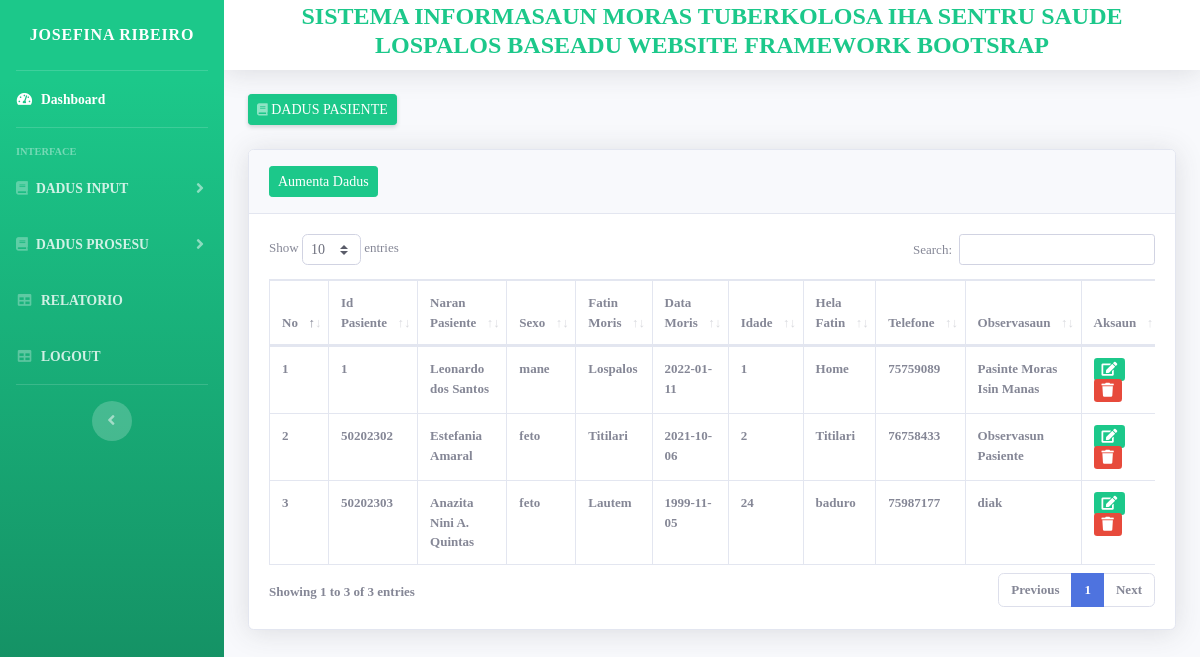
Page /?page=pasiente (signed in) on the committed database.
### tables this page shows
CREATE TABLE `tb_pasiente` (
  `id_pasiente` int(11) NOT NULL,
  `nrn_pasiente` char(100) NOT NULL,
  `sexo_pasiente` enum('mane','feto') NOT NULL,
  `fatin_moris` char(100) NOT NULL,
  `data_moris` date NOT NULL,
  `idade` int(11) NOT NULL,
  `h_fatin_pasiente` char(100) NOT NULL,
  `no_tlp_pasiente` int(11) NOT NULL,
  `obs_pasiente` char(150) NOT NULL
);

### config/function.php (called while the page is built, shortened)
<?php
function mq($sql){
	global $conn;
	return $mq = mysqli_query($conn, $sql);
}
function mfa($qName){
	return $mfa = mysqli_fetch_array($qName);
}
?>

### database/master/pasiente/index.php (the view)
<div class="col-md-12">
	<div class="card shadow mb-4">
		<div class="card-header py-3">
			<a href="?page=aumentaPasiente" class="btn btn-success btn-sm">Aumenta Dadus</a>
		</div>
		<div class="card-body" style="font-size:13px;">
			<div class="table-responsive">
				<table class="table table-bordered" id="dataTable" width="100%" cellspacing="0">
					<thead>
						<tr>
							<th>No</th>
							<th>Id Pasiente</th>
							<th>Naran Pasiente</th>
							<th>Sexo</th>
							<th>Fatin Moris</th>
							<th>Data Moris</th>
							<th>Idade</th>
							<th>Hela Fatin</th>
							<th>Telefone</th>
							<th>Observasaun</th>
							<th>Aksaun</th>
						</tr>
					</thead>
					<tbody>
						<?php
						$query = mq("SELECT * FROM tb_pasiente");
						$no = 1;
						while ($data = mfa($query)) {
							?>
							<tr>
								<td><?= $no++; ?></td>
								<td><?= $data['id_pasiente'] ?></td>
								<td><?= $data['nrn_pasiente'] ?></td>
								<td><?= $data['sexo_pasiente'] ?></td>
								<td><?= $data['fatin_moris'] ?></td>
								<td><?= $data['data_moris'] ?></td>
								<td><?= $data['idade'] ?></td>
								<td><?= $data['h_fatin_pasiente'] ?></td>
								<td><?= $data['no_tlp_pasiente'] ?></td>
								<td><?= $data['obs_pasiente'] ?></td>
								<td>
									<a href="?page=hadiaPasiente&id=<?= $data['id_pasiente'] ?>" class="bg-success text-white btn-sm"><i class="menu-icon fa fa-edit"></i></a>
									<a href="?page=hamosPasiente&id=<?= $data['id_pasiente'] ?>" class="bg-danger text-white btn-sm" onclick="return confirm('Tebes atu hamos <?= $data['nrn_pasiente']; ?>');"><i class="menu-icon fa fa-trash"></i></a>
								</td>
							</tr>
						<?php } ?>
					</tbody>
				</table>
			</div>
		</div>
	</div>
</div>

### template/sidebar.php (shortened to what this page needs)
<ul class="navbar-nav bg-gradient-success sidebar sidebar-dark accordion" id="accordionSidebar">
           <a class="sidebar-brand d-flex align-items-center justify-content-center" href="?page=dashboard">
               <div class="sidebar-brand-text "><?= $dataAdmin['nrn_admin'] ?></div>
           </a>
           <hr class="sidebar-divider my-0">
           <li class="nav-item active">
               <a class="nav-link" href="?page=dashboard">
                   <i class="fas fa-fw fa-tachometer-alt"></i>
                   <span>Dashboard</span></a>
           </li>
           <hr class="sidebar-divider">
           <div class="sidebar-heading">
               Interface
           </div>
           <li class="nav-item">
               <a class="nav-link collapsed" href="#" data-toggle="collapse" data-target="#collapseTwo"
                   aria-expanded="true" aria-controls="collapseTwo">
                   <i class="fas fa-book"></i>
                   <span>DADUS INPUT</span>
               </a>
           </li>
           <li class="nav-item">
               <a class="nav-link collapsed" href="#" data-toggle="collapse" data-target="#collapseOne"
                   aria-expanded="true" aria-controls="collapseOne">
                   <i class="fas fa-book"></i>
                   <span>DADUS PROSESU</span>
               </a>
           </li>
           <li class="nav-item">
               <a class="nav-link" href="?page=relatorio">
                   <i class="fas fa-fw fa-table"></i>
                   <span>RELATORIO</span></a>
           </li>
           <li class="nav-item">
               <a class="nav-link" href="logs/logout.php">
                   <i class="fas fa-fw fa-table"></i>
                   <span>LOGOUT</span></a>
           </li>
           <hr class="sidebar-divider d-none d-md-block">
           <div class="text-center d-none d-md-inline">
               <button class="rounded-circle border-0" id="sidebarToggle"></button>
           </div>
       </ul>

### template/header.php (style rules this page uses)
* { font-family: MV Boli; font-weight: bold; }

### rows in the picture
tb_pasiente: id_pasiente "1", nrn_pasiente "Leonardo dos Santos", sexo_pasiente "mane", fatin_moris "Lospalos", data_moris "2022-01-11", idade "1", h_fatin_pasiente "Home", no_tlp_pasiente "75759089", obs_pasiente "Pasinte Moras Isin Manas"
tb_pasiente: id_pasiente "50202302", nrn_pasiente "Estefania Amaral", sexo_pasiente "feto", fatin_moris "Titilari", data_moris "2021-10-06", idade "2", h_fatin_pasiente "Titilari", no_tlp_pasiente "76758433", obs_pasiente "Observasun Pasiente"
tb_pasiente: id_pasiente "50202303", nrn_pasiente "Anazita Nini A. Quintas", sexo_pasiente "feto", fatin_moris "Lautem", data_moris "1999-11-05", idade "24", h_fatin_pasiente "baduro", no_tlp_pasiente "75987177", obs_pasiente "diak"

### other values in the picture
$dataAdmin['nrn_admin'] "JOSEFINA RIBEIRO"
$title "DADUS PASIENTE"
